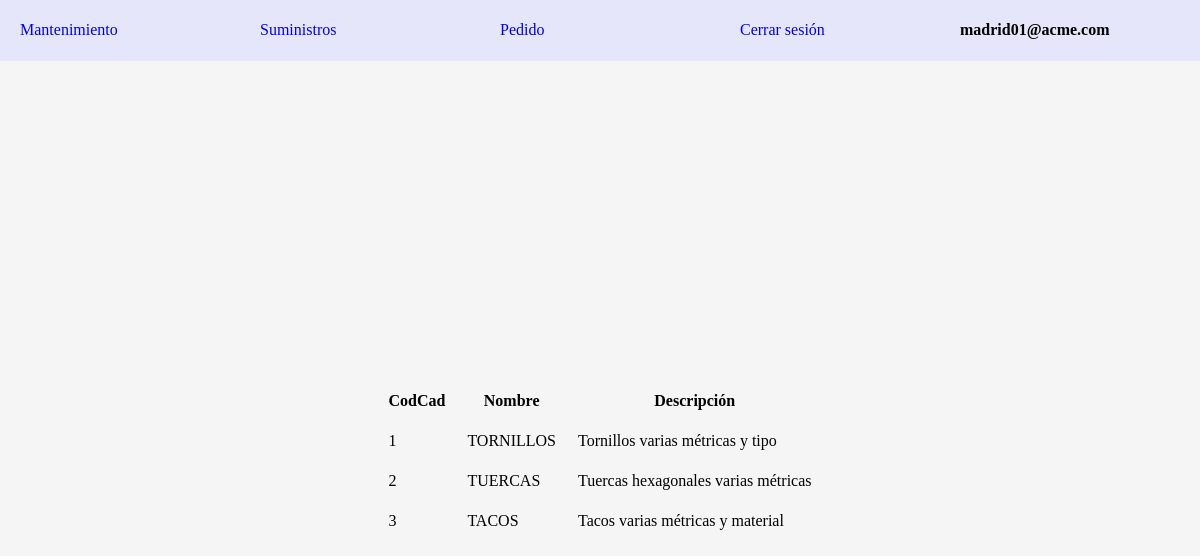
The page / (signed in) on the database its author committed.
### tables this page shows
CREATE TABLE `categorias` (
  `CodCat` int(11) NOT NULL AUTO_INCREMENT,
  `Nombre` varchar(45) NOT NULL,
  `Descripcion` varchar(200) NOT NULL,
  PRIMARY KEY (`CodCat`),
  UNIQUE KEY `UN_NOM_CAT` (`Nombre`)
);

### src/Entity/Category.php (called while the page is built, shortened)
<?php
class Category{
    private int $codCat;
    private string $nombre;
    private string $descripcion;
    public function __construct(int $codCat, string $nombre, string $descripcion){
        $this->codCat = $codCat;
        $this->nombre = $nombre;
        $this->descripcion = $descripcion;
    }
    public function getCodCat(): int{
        return $this->codCat;
    }
    public function getNombre(): string{
        return $this->nombre;
    }
    public function getDescripcion(): string{
        return $this->descripcion;
    }
}

### src/Repository/Categories.php (the view, shortened to what this page needs)
<?php
require_once __DIR__."/../Entity/Category.php";
class Categories{
    private PDO $pdo;
    public function __construct(PDO $pdo) {
        $this->pdo = $pdo;
    }
    public function listData(){
        $categories = $this->getData();
        echo "<table>
                <thead>
                    <tr>
                        <th>CodCad</th>
                        <th>Nombre</th>
                        <th>Descripción</th>
                    </tr>
                </thead>
                <tbody>
            ";
            foreach ($categories as $category) {
                echo "<form method='post' action=''>";
                echo "<tr>";
                    echo "<td>" . $category->getCodCat() . "</td>";
                    echo "<td>" . $category->getNombre() . "</td>";
                    echo "<td>" . $category->getDescripcion() . "</td>";
                echo "</tr>";
                echo "</form>";
            }
        echo "</tbody></table>";
    }
    public function getData(): array {
        $ssql = 'SELECT * FROM categorias;';
        try {
            $categories = [];
            $stmt = $this->pdo->query($ssql);
            $filas = $stmt->fetchAll(PDO::FETCH_ASSOC);
            foreach ($filas as $fila) {
                $categories[] = new Category($fila['CodCat'], $fila['Nombre'], $fila['Descripcion']);
            }
            return $categories;
        } catch (PDOException $e) {
            error_log("Error al obtener datos: " . $e->getMessage());
            return [];
        }
    }
}

### public/assets/style.css (style rules this page uses)
body { background-color: rgb(214, 243, 243); margin: 0; }
td, th { padding: 10px; }

### rows shown on the page
categorias: CodCat "1", Nombre "TORNILLOS", Descripcion "Tornillos varias métricas y tipo"
categorias: CodCat "2", Nombre "TUERCAS", Descripcion "Tuercas hexagonales varias métricas"
categorias: CodCat "3", Nombre "TACOS", Descripcion "Tacos varias métricas y material"

### other values the page prints
$_SESSION['user_email'] "madrid01@acme.com"
